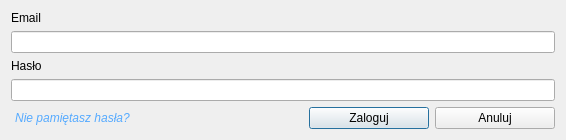
<?xml version="1.0" encoding="UTF-8"?>
<ui version="4.0">
 <class>Dialog</class>
 <widget class="QDialog" name="Dialog">
  <property name="geometry">
   <rect>
    <x>0</x>
    <y>0</y>
    <width>566</width>
    <height>140</height>
   </rect>
  </property>
  <property name="minimumSize">
   <size>
    <width>566</width>
    <height>140</height>
   </size>
  </property>
  <property name="maximumSize">
   <size>
    <width>566</width>
    <height>140</height>
   </size>
  </property>
  <property name="windowTitle">
   <string>Logowanie</string>
  </property>
  <layout class="QVBoxLayout" name="verticalLayout">
   <item>
    <widget class="QLabel" name="email_label">
     <property name="text">
      <string>Email</string>
     </property>
    </widget>
   </item>
   <item>
    <widget class="QLineEdit" name="log_email_line"/>
   </item>
   <item>
    <widget class="QLabel" name="password_label">
     <property name="text">
      <string>Hasło</string>
     </property>
    </widget>
   </item>
   <item>
    <widget class="QgsPasswordLineEdit" name="log_pwd_line"/>
   </item>
   <item>
    <layout class="QHBoxLayout" name="horizontalLayout">
     <item>
      <widget class="QPushButton" name="forgot_pwd_button">
       <property name="font">
        <font>
         <italic>true</italic>
         <underline>false</underline>
        </font>
       </property>
       <property name="styleSheet">
        <string notr="true">color: rgb(85, 170, 255);</string>
       </property>
       <property name="text">
        <string>Nie pamiętasz hasła?</string>
       </property>
       <property name="autoDefault">
        <bool>false</bool>
       </property>
       <property name="flat">
        <bool>true</bool>
       </property>
      </widget>
     </item>
     <item>
      <spacer name="horizontalSpacer">
       <property name="orientation">
        <enum>Qt::Horizontal</enum>
       </property>
       <property name="sizeHint" stdset="0">
        <size>
         <width>40</width>
         <height>20</height>
        </size>
       </property>
      </spacer>
     </item>
     <item>
      <widget class="QPushButton" name="login_button">
       <property name="minimumSize">
        <size>
         <width>120</width>
         <height>0</height>
        </size>
       </property>
       <property name="maximumSize">
        <size>
         <width>120</width>
         <height>16777215</height>
        </size>
       </property>
       <property name="layoutDirection">
        <enum>Qt::LeftToRight</enum>
       </property>
       <property name="styleSheet">
        <string notr="true"/>
       </property>
       <property name="text">
        <string>Zaloguj</string>
       </property>
       <property name="default">
        <bool>true</bool>
       </property>
      </widget>
     </item>
     <item>
      <widget class="QPushButton" name="cancel_button">
       <property name="minimumSize">
        <size>
         <width>120</width>
         <height>0</height>
        </size>
       </property>
       <property name="maximumSize">
        <size>
         <width>120</width>
         <height>16777215</height>
        </size>
       </property>
       <property name="text">
        <string>Anuluj</string>
       </property>
      </widget>
     </item>
    </layout>
   </item>
  </layout>
 </widget>
 <customwidgets>
  <customwidget>
   <class>QgsPasswordLineEdit</class>
   <extends>QLineEdit</extends>
   <header>qgspasswordlineedit.h</header>
  </customwidget>
 </customwidgets>
 <resources/>
 <connections/>
</ui>
